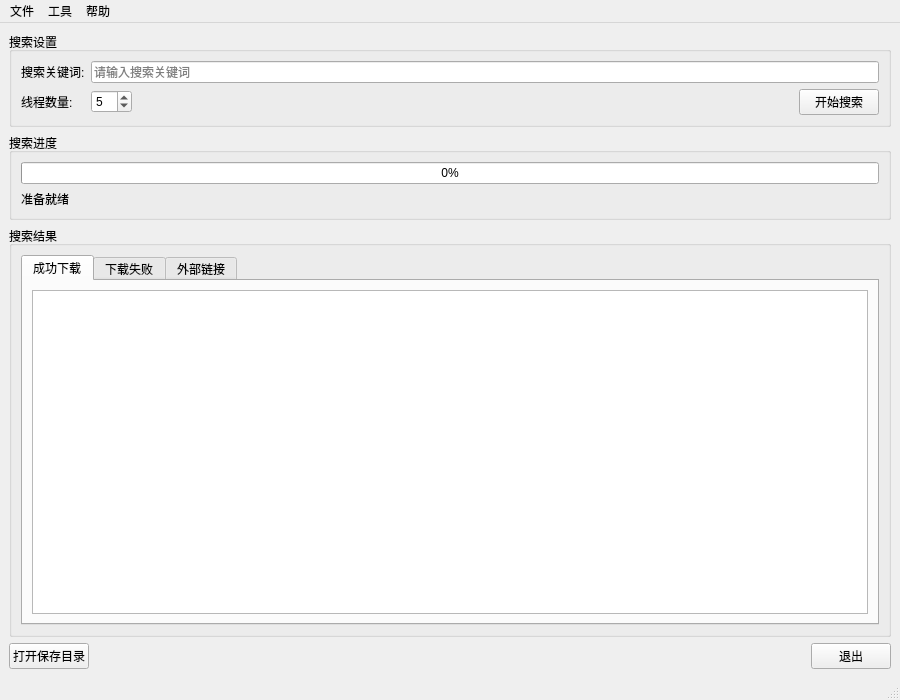
<?xml version="1.0" encoding="UTF-8"?>
<ui version="4.0">
 <class>MainWindow</class>
 <widget class="QMainWindow" name="MainWindow">
  <property name="geometry">
   <rect>
    <x>0</x>
    <y>0</y>
    <width>900</width>
    <height>700</height>
   </rect>
  </property>
  <property name="windowTitle">
   <string>湖南水利水电信息检索工具</string>
  </property>
  <property name="windowIcon">
   <iconset>
    <normaloff>icon/shuangmian.ico</normaloff>icon/shuangmian.ico</iconset>
  </property>
  <widget class="QWidget" name="centralwidget">
   <layout class="QVBoxLayout" name="verticalLayout">
    <item>
     <widget class="QGroupBox" name="searchGroup">
      <property name="title">
       <string>搜索设置</string>
      </property>
      <layout class="QGridLayout" name="gridLayout">
       <item row="0" column="0">
        <widget class="QLabel" name="keywordLabel">
         <property name="text">
          <string>搜索关键词:</string>
         </property>
        </widget>
       </item>
       <item row="0" column="1" colspan="3">
        <widget class="QLineEdit" name="keywordLineEdit">
         <property name="placeholderText">
          <string>请输入搜索关键词</string>
         </property>
        </widget>
       </item>
       <item row="1" column="0">
        <widget class="QLabel" name="threadLabel">
         <property name="text">
          <string>线程数量:</string>
         </property>
        </widget>
       </item>
       <item row="1" column="1">
        <widget class="QSpinBox" name="threadSpinBox">
         <property name="minimum">
          <number>1</number>
         </property>
         <property name="maximum">
          <number>20</number>
         </property>
         <property name="value">
          <number>5</number>
         </property>
        </widget>
       </item>
       <item row="1" column="2">
        <spacer name="horizontalSpacer">
         <property name="orientation">
          <enum>Qt::Horizontal</enum>
         </property>
         <property name="sizeHint" stdset="0">
          <size>
           <width>40</width>
           <height>20</height>
          </size>
         </property>
        </spacer>
       </item>
       <item row="1" column="3">
        <widget class="QPushButton" name="startButton">
         <property name="text">
          <string>开始搜索</string>
         </property>
        </widget>
       </item>
      </layout>
     </widget>
    </item>
    <item>
     <widget class="QGroupBox" name="progressGroup">
      <property name="title">
       <string>搜索进度</string>
      </property>
      <layout class="QVBoxLayout" name="verticalLayout_2">
       <item>
        <widget class="QProgressBar" name="progressBar">
         <property name="value">
          <number>0</number>
         </property>
         <property name="textVisible">
          <bool>true</bool>
         </property>
        </widget>
       </item>
       <item>
        <widget class="QLabel" name="statusLabel">
         <property name="text">
          <string>准备就绪</string>
         </property>
        </widget>
       </item>
      </layout>
     </widget>
    </item>
    <item>
     <widget class="QGroupBox" name="resultGroup">
      <property name="title">
       <string>搜索结果</string>
      </property>
      <layout class="QVBoxLayout" name="verticalLayout_3">
       <item>
        <widget class="QTabWidget" name="tabWidget">
         <property name="currentIndex">
          <number>0</number>
         </property>
         <widget class="QWidget" name="successTab">
          <attribute name="title">
           <string>成功下载</string>
          </attribute>
          <layout class="QVBoxLayout" name="verticalLayout_4">
           <item>
            <widget class="QListWidget" name="successListWidget"/>
           </item>
          </layout>
         </widget>
         <widget class="QWidget" name="failedTab">
          <attribute name="title">
           <string>下载失败</string>
          </attribute>
          <layout class="QVBoxLayout" name="verticalLayout_5">
           <item>
            <widget class="QListWidget" name="failedListWidget"/>
           </item>
          </layout>
         </widget>
         <widget class="QWidget" name="externalTab">
          <attribute name="title">
           <string>外部链接</string>
          </attribute>
          <layout class="QVBoxLayout" name="verticalLayout_6">
           <item>
            <widget class="QListWidget" name="externalListWidget"/>
           </item>
          </layout>
         </widget>
        </widget>
       </item>
      </layout>
     </widget>
    </item>
    <item>
     <layout class="QHBoxLayout" name="buttonLayout">
      <item>
       <widget class="QPushButton" name="openFolderButton">
        <property name="text">
         <string>打开保存目录</string>
        </property>
       </widget>
      </item>
      <item>
       <spacer name="buttonSpacer">
        <property name="orientation">
         <enum>Qt::Horizontal</enum>
        </property>
        <property name="sizeHint" stdset="0">
         <size>
          <width>40</width>
          <height>20</height>
         </size>
        </property>
       </spacer>
      </item>
      <item>
       <widget class="QPushButton" name="exitButton">
        <property name="text">
         <string>退出</string>
        </property>
       </widget>
      </item>
     </layout>
    </item>
   </layout>
  </widget>
  <widget class="QMenuBar" name="menubar">
   <property name="geometry">
    <rect>
     <x>0</x>
     <y>0</y>
     <width>900</width>
     <height>21</height>
    </rect>
   </property>
   <widget class="QMenu" name="menuFile">
    <property name="title">
     <string>文件</string>
    </property>
    <addaction name="actionOpenFolder"/>
    <addaction name="actionExit"/>
   </widget>
   <widget class="QMenu" name="menuTools">
    <property name="title">
     <string>工具</string>
    </property>
    <addaction name="actionManageParsers"/>
   </widget>
   <widget class="QMenu" name="menuHelp">
    <property name="title">
     <string>帮助</string>
    </property>
    <addaction name="actionAbout"/>
   </widget>
   <addaction name="menuFile"/>
   <addaction name="menuTools"/>
   <addaction name="menuHelp"/>
  </widget>
  <widget class="QStatusBar" name="statusbar"/>
  <action name="actionOpenFolder">
   <property name="text">
    <string>打开保存目录</string>
   </property>
  </action>
  <action name="actionExit">
   <property name="text">
    <string>退出</string>
   </property>
  </action>
  <action name="actionManageParsers">
   <property name="text">
    <string>管理解析器</string>
   </property>
  </action>
  <action name="actionAbout">
   <property name="text">
    <string>关于</string>
   </property>
  </action>
 </widget>
 <resources/>
 <connections/>
</ui>
